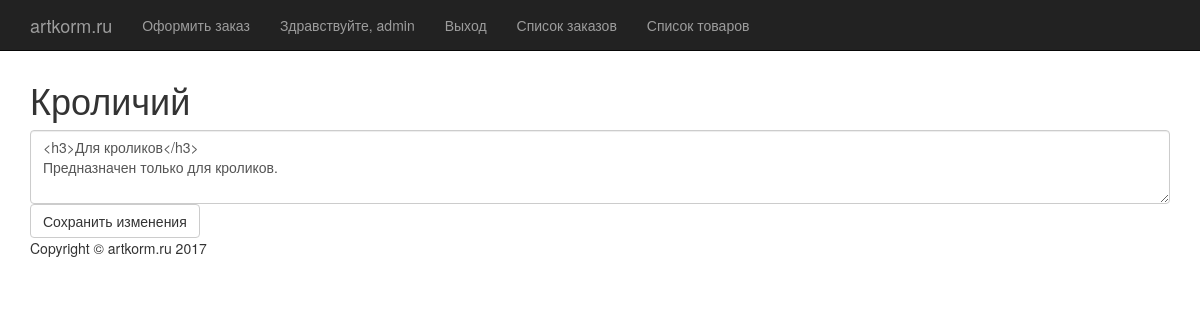
The app's page /3/edit (signed in) with its own data.
### AnimalFeed/models.py (models this page shows, shortened)
class Commodity(models.Model):
    commodity_name = models.CharField(max_length=200)
    commodity_info = models.TextField()
    remained_count = models.IntegerField(default=0)
    cost_per_item = models.FloatField()

### AnimalFeed/views.py (the view, shortened to what this page needs)
# urls.py: url(r'^(?P<pk>[0-9]+)/edit$', views.CommodityEditView.as_view(), name='commodity_edit'),
class CommodityEditView(DetailView):
    model = Commodity
    template_name = 'AnimalFeed/commodityEdit.html'
    @method_decorator(staff_member_required)
    def dispatch(self, *args, **kwargs):
        return super(CommodityEditView, self).dispatch(*args, **kwargs)
    def get_context_data(self, **kwargs):
        current_commodity = Commodity.objects.get(pk=self.kwargs['pk'])
        context = dict()
        context['Commodity'] = current_commodity
        return context

### AnimalFeed/templates/AnimalFeed/commodityEdit.html (shortened to what this page needs)
{% extends "AnimalFeed/base.html" %}
{% block content %}
<h1>{{ Commodity.commodity_name }}</h1>
<form method="POST">
    <textarea class="form-control" id="exampleTextarea" rows="3" name="new_info">{{ Commodity.commodity_info }}</textarea>
    <input class="btn btn-default" type="submit" value="Сохранить изменения"/>
</form>
{% endblock %}

### AnimalFeed/templates/AnimalFeed/base.html (shortened to what this page needs)
<!DOCTYPE html>
<html lang="en">
<head>
    <link href="//maxcdn.bootstrapcdn.com/bootstrap/3.2.0/css/bootstrap.min.css" rel="stylesheet">
    <link href="//maxcdn.bootstrapcdn.com/bootstrap/3.2.0/css/heroic-features.css" rel="stylesheet">
</head>
<body>
<nav class="navbar navbar-inverse navbar-fixed-top" role="navigation">
    <div class="container">
        <div class="navbar-header">
            <a class="navbar-brand" href="/">artkorm.ru</a>
        </div>
        <div class="collapse navbar-collapse" id="bs-example-navbar-collapse-1">
            <ul class="nav navbar-nav">
                <li>
                    <a href="{% url 'AnimalFeed:confirmation' %}">Оформить заказ</a>
                </li>
                {% if user.is_authenticated %}
                <li>
                    {% if user.is_staff %}
                        <a href="/admin">Здравствуйте, {{ user.username }}</a>
                    {% else %}
                        <a>Здравствуйте, {{ user.username }}</a>
                    {% endif %}
                </li>
                <li>
                    <a href="{% url 'AnimalFeed:logout' %}">Выход</a>
                </li>
                {% if user.is_staff %}
                <li>
                    <a href="{% url 'AnimalFeed:staff_orders' %}">Список заказов</a>
                </li>
                <li>
                    <a href="{% url 'AnimalFeed:staff_commodity' %}">Список товаров</a>
                </li>
                {% endif %}
                {% endif %}
            </ul>
        </div>
    </div>
</nav>
<div class="container">
    <br>
    <br>
    <br>
    {% block content %}{% endblock %}
    <footer>
        <div class="row">
            <div class="col-lg-12">
                <p>Copyright &copy; artkorm.ru 2017</p>
            </div>
        </div>
    </footer>
</div>
</body>
</html>

### records on screen
Commodity: commodity_name "Кроличий", new_info "<h3>Для кроликов</h3> Предназначен только для кроликов."

### other values on screen
{{ user.username }} "admin"
